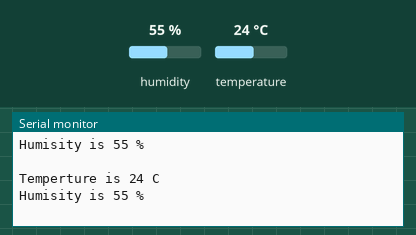
A sketch run on a simulated Arduino Uno, built with avr-gcc and run on an emulated ATmega328P. Parts: the last lines printed to the serial monitor. Inputs (shaded band) come from the test bench; at power-on: humidity 55 %, temperature 24 °C.

Above: at 2.8 s.
2.9 s: humidity set to 22 %
At 5.3 s:
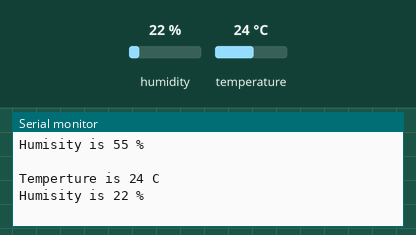
5.6 s: temperature set to 12 °C
At 6.5 s:
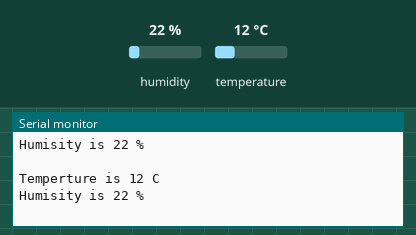
8.3 s: humidity set to 40 %
At 11.3 s:
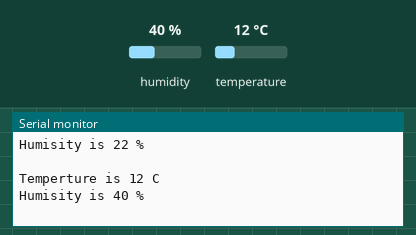
Timing chart, 0 to 12.8 s (numbered marks = the images above; inputs shaded):
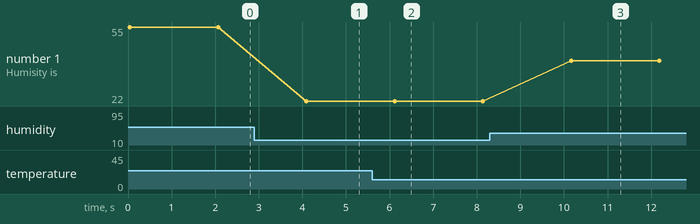

The sketch:

22_10_13_3.ino
```cpp
#include "DHT.h"
#define DHTPIN 2 // DHT11이 연결된 핀을 설정한다.
#define DHTTYPE DHT11 // 연결된 센서의 종류를 설정한다. DHT 11


// data sheet
// upload는 ctrl + u

// DHT 이란 이름으로 센서 이름을 설정한다
DHT dht(DHTPIN, DHTTYPE);

void setup() {

  // 시리얼 통신을 설정하고 초기 메세지를 출력한다
  Serial.begin(9600);
  Serial.println("EX 9.2 DHT11 Test ");
  Serial.println("");
  dht.begin(); // DHT11 센서를 시작한다.
}

void loop() {

  unsigned char t = dht.readTemperature(); // 온도를 읽는다.
  unsigned char h = dht.readHumidity(); // 습도를 읽는다.

   // 온도 출력
   Serial.print("Temperture is ");
   Serial.print(t);
   Serial.println(" C");

   // 습도 출력
   Serial.print("Humisity is ");
   Serial.print(h);
   Serial.println(" %");
   Serial.println(" ");

   // 온습도를 다시 측정하기 위해 2초 쉰다.
   delay(2000);
}
```

Measured:
- after the input at 2.9 s, the serial monitor: prints a new line after 1.2 s (image 1)
- after the input at 5.6 s, the serial monitor: prints a new line after 0.50 s (image 2)
- after the input at 8.3 s, the serial monitor: prints a new line after 1.9 s (image 3)
- plotted number 1: 55 → 22 after the input at 2.9 s, 22 → 40 after the input at 8.3 s
